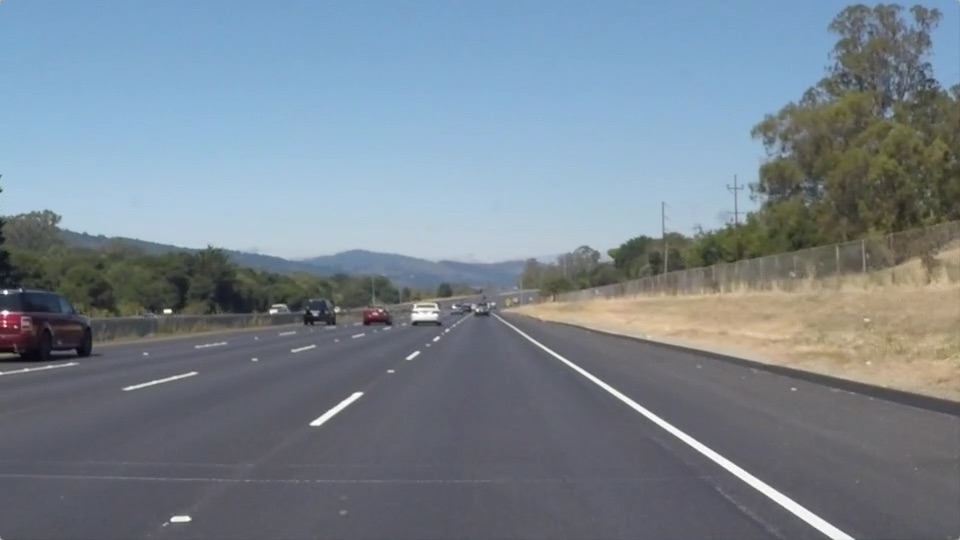
#> input picture resources/test_images/solidWhiteRight.jpg, 960 x 540 px, found by its file name
$ python 'Copy of perspective_transform.py'
#> lines starting #> are read from the running program, lines starting #| are printed output that depends on the picture; after the words box and inside, x2 and y2 are one past the last pixel; in counts of white or black regions, pixels touching at a corner belong together
import cv2 as cv2 #importing the library
import numpy as np

def show_image(name,img): #function for displaying the image
    cv2.imshow(name,img)
    cv2.waitKey(0)
    cv2.destroyAllWindows()

def find_canny(img,thresh_low,thresh_high): #function for implementing the canny
    img_gray = cv2.cvtColor(img,cv2.COLOR_BGR2GRAY)
    # show_image('gray',img_gray)
    img_blur = cv2.GaussianBlur(img_gray,(5,5),0)
    # show_image('blur',img_blur)
    img_canny = cv2.Canny(img_blur,thresh_low,thresh_high)
    # show_image('Canny',img_canny)
    return img_canny

def region_of_interest(image): #function for extracting region of interest
    #bounds in (x,y) format
    # bounds = np.array([[[140,539],[425,330],[530,330],[860,539]]],dtype=np.int32)

    bounds = np.array([[[300,539],[300,0],[750,0],[750,539]]],dtype=np.int32)
    mask=np.zeros_like(image)
    cv2.fillPoly(mask,bounds,[255,0,0])
    masked_image = cv2.bitwise_and(image,mask)
    # show_image('mask',mask)
    return masked_image


def draw_lines(img,lines): #function for drawing lines on black mask
    mask_lines=np.zeros_like(img)
    for points in lines:
        x1,y1,x2,y2 = points[0]
        cv2.line(mask_lines,(x1,y1),(x2,y2),[0,0,255],2)

    return mask_lines

def get_coordinates(img,line_parameters): #functions for getting final coordinates
    slope=line_parameters[0]
    intercept = line_parameters[1]
    # y1 =300
    # y2 = 120
    y1=img.shape[0]
    y2 = 0.4*img.shape[0]
    x1= int((y1-intercept)/slope)
    x2 = int((y2-intercept)/slope)
    return [x1,int(y1),x2,int(y2)]

def compute_average_lines(img,lines):
    left_lane_lines=[]
    right_lane_lines=[]
    left_weights=[]
    right_weights=[]
    for points in lines:
        x1,y1,x2,y2 = points[0]
        if x2==x1:
            continue
        parameters = np.polyfit((x1,x2),(y1,y2),1) #implementing polyfit to identify slope and intercept
        slope,intercept = parameters
        length = np.sqrt((y2-y1)**2+(x2-x1)**2)
        if slope <0:
            left_lane_lines.append([slope,intercept])
            left_weights.append(length)
        else:
            right_lane_lines.append([slope,intercept])
            right_weights.append(length)
    #Computing average slope and intercept
    left_average_line = np.average(left_lane_lines,axis=0)
    right_average_line = np.average(right_lane_lines,axis=0)
    print(left_average_line,right_average_line)
    # [5 lines of commented-out code are left out]
    left_fit_points = get_coordinates(img,left_average_line)
    right_fit_points = get_coordinates(img,right_average_line)
    print(left_fit_points,right_fit_points)
    return [[left_fit_points],[right_fit_points]] #returning the final coordinates


###*****************************************************************###
##Color Segmentation followed by Perspective Transformation:
image2 = cv2.imread('solidWhiteRight.jpg')
#> image2 is the input picture: shape (540, 960, 3); mean B, G, R 143.7, 132.6, 120.3
show_image('input',image2)
#Selection of Region of Interest for perspective Transformation
bounds = np.array([[[140,539],[425,330],[530,330],[860,539]]],dtype=np.float32)
#Required boundary of the transformed image
new_perspective = np.array([[[300,539],[300,0],[750,0],[750,539]]],dtype=np.float32)
#Computing the transformation matrix
transformation_matrix = cv2.getPerspectiveTransform(bounds,new_perspective)
#Applying the transformation matrix on the input image for perspective transformation
lane_warped_image = cv2.warpPerspective(image2,transformation_matrix,image2.shape[:2][::-1],flags=cv2.INTER_LINEAR)
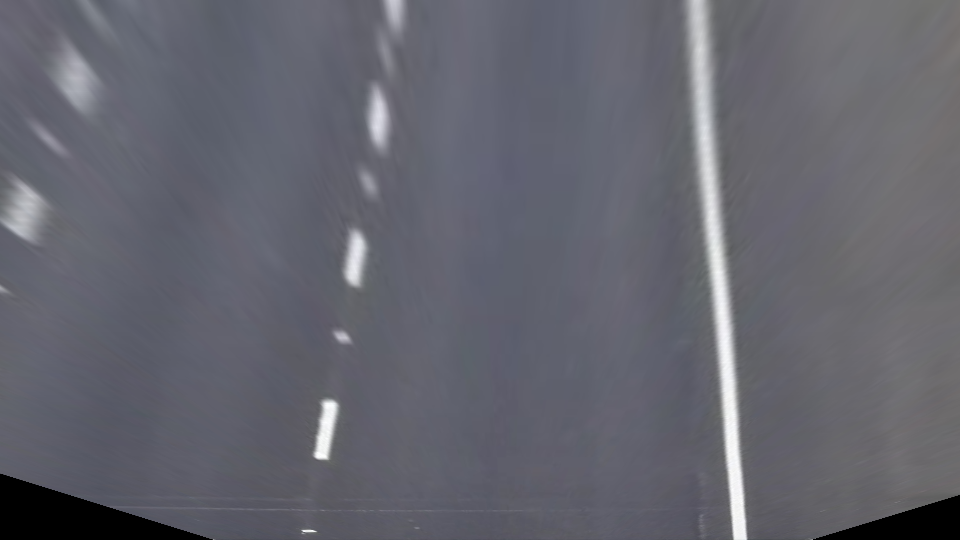
#> lane_warped_image: shape (540, 960, 3); mean B, G, R 110.3, 100.8, 100.1
show_image('warped',lane_warped_image)
lane_image_2 = np.copy(lane_warped_image)
#Converting modified image to HLS space
lane_image_2 =cv2.cvtColor(lane_image_2,cv2.COLOR_BGR2HLS)
#> lane_image_2: shape (540, 960, 3); mean of channels 0, 1, 2 116.4, 105.1, 13.3
show_image('hls_input',lane_image_2)
#Defining upper and lower boundaries for white color
lower_white_hls = np.uint8([  0, 220,   0])
upper_white_hls = np.uint8([255, 255, 255])
#Using bitwise operators to segment out white colors
lane_white_mask = cv2.inRange(lane_image_2,lower_white_hls,upper_white_hls)
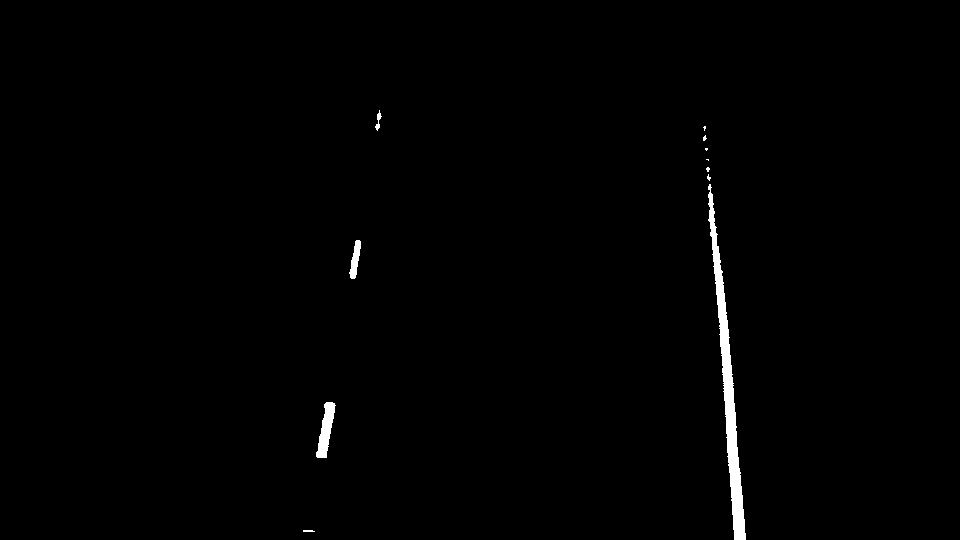
#> lane_white_mask: shape (540, 960); 0.8% white; 11 white regions (6 under 20 px), largest, box (x1, y1, x2, y2) and area: (708, 184, 746, 540) 3151, (316, 402, 336, 458) 576, (349, 240, 361, 279) 255, (375, 110, 382, 131) 58, (303, 530, 315, 532) 22
show_image('whitemask',lane_white_mask)
lane_image_mask = cv2.bitwise_and(lane_image_2,lane_image_2,mask=lane_white_mask)
#> lane_image_mask: shape (540, 960, 3); mean of channels 0, 1, 2 0.7, 1.9, 0.2
# show_image('bitmask',lane_image_mask)
#Implementing Canny and Hough
lane_canny_2 = find_canny(lane_image_mask,50,200)
#> in find_canny, `img_canny = cv2.Canny(img_blur,thresh_low,thresh_high)`:
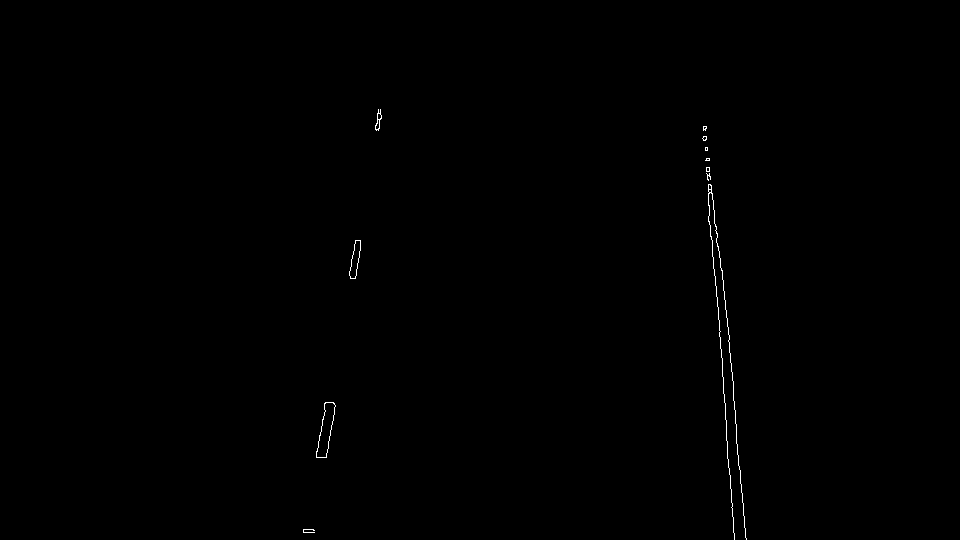
#> img_canny: shape (540, 960); 0.21% white in thin lines or dots, all inside (x1, y1, x2, y2) = (303, 109, 747, 540)
lane_roi_2 = region_of_interest(lane_canny_2)
#> in region_of_interest, `cv2.fillPoly(mask,bounds,[255,0,0])`:
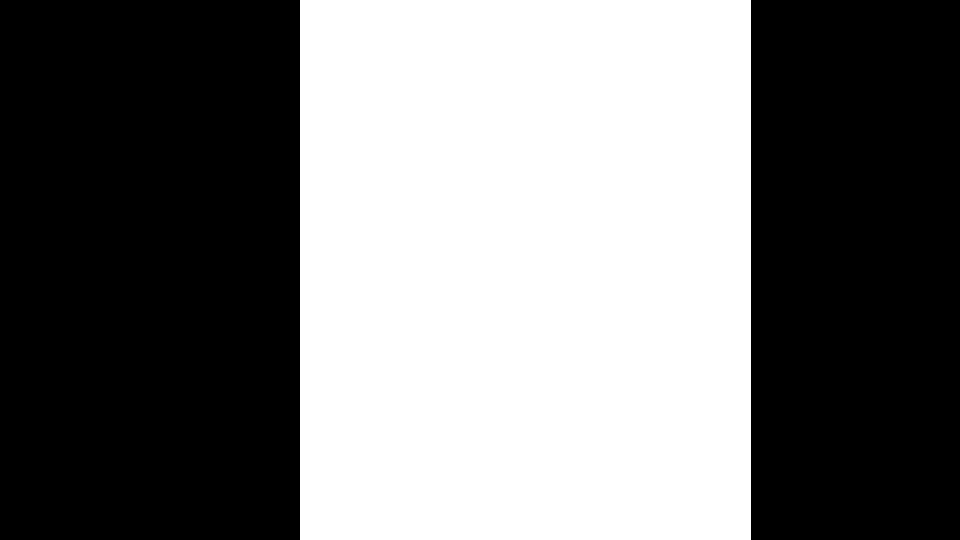
#> mask: shape (540, 960); 47% white; 1 white region, box (x1, y1, x2, y2) and area: (300, 0, 751, 540) 243540
show_image('canny',lane_roi_2)
lane_lines_2 = cv2.HoughLinesP(lane_roi_2,1,np.pi/180,5,5,15)
#> lane_lines_2 = [[730, 353, 731, 371], [730, 478, 731, 500], [328, 446, 331, 425], [727, 444, 728, 467], [714, 269, 715, 285]]
lane_lines_plotted_2 = draw_lines(lane_image_2,lane_lines_2)
#> the loop in draw_lines, `for points in lines:` made 5 passes
show_image('lines',lane_lines_plotted_2)
result_lines_2 = compute_average_lines(lane_image_2,lane_lines_2)
#> the loop in compute_average_lines, `for points in lines:` made 5 passes
#> (x1, y1, x2, y2, slope, intercept, length) on passes 1 to 5: (730, 353, 731, 371, 18, -12787, 18.03), (730, 478, 731, 500, 22, -15582, 22.02), (328, 446, 331, 425, -7, 2742, 21.21), (727, 444, 728, 467, 23, -16277, 23.02), (714, 269, 715, 285, 16, -11155, 16.03)
#> after the loop in compute_average_lines, `for points in lines:`: left_lane_lines = [[-7, 2742]]; left_weights = [21.21]; right_lane_lines = [[18, -12787], [22, -15582], [23, -16277], [16, -11155]]; right_weights = [18.03, 22.02, 23.02, 16.03]
#> in compute_average_lines, `left_average_line = np.average(left_lane_lines,axis=0)`: left_average_line = [-7, 2742]
#> in compute_average_lines, `right_average_line = np.average(right_lane_lines,axis=0)`: right_average_line = [19.75, -13950.3]
#| [  -7. 2742.] [    19.75 -13950.25]
#> in get_coordinates, `slope=line_parameters[0]`: slope = -7
#> in get_coordinates, `intercept = line_parameters[1]`: intercept = 2742
#> in get_coordinates, `x1= int((y1-intercept)/slope)`: x1 = 314
#> in get_coordinates, `x2 = int((y2-intercept)/slope)`: x2 = 360
#> in compute_average_lines, `left_fit_points = get_coordinates(img,left_average_line)`: left_fit_points = [314, 540, 360, 216]
#> in compute_average_lines, `right_fit_points = get_coordinates(img,right_average_line)`: right_fit_points = [733, 540, 717, 216]
#| [314, 540, 360, 216] [733, 540, 717, 216]
#> result_lines_2 = [[[314, 540, 360, 216]], [[733, 540, 717, 216]]]
final_lines_mask_2 = draw_lines(lane_image_2,result_lines_2)
#> the loop in draw_lines (call 2), `for points in lines:` made 2 passes
show_image('final',final_lines_mask_2)

#Plotting the final lines on main image
for points in result_lines_2:
    x1,y1,x2,y2 = points[0]
    cv2.line(lane_image_2,(x1,y1),(x2,y2),(0,0,255),2)

show_image('outupt',lane_image_2)
# ###******************************************************************************#####
